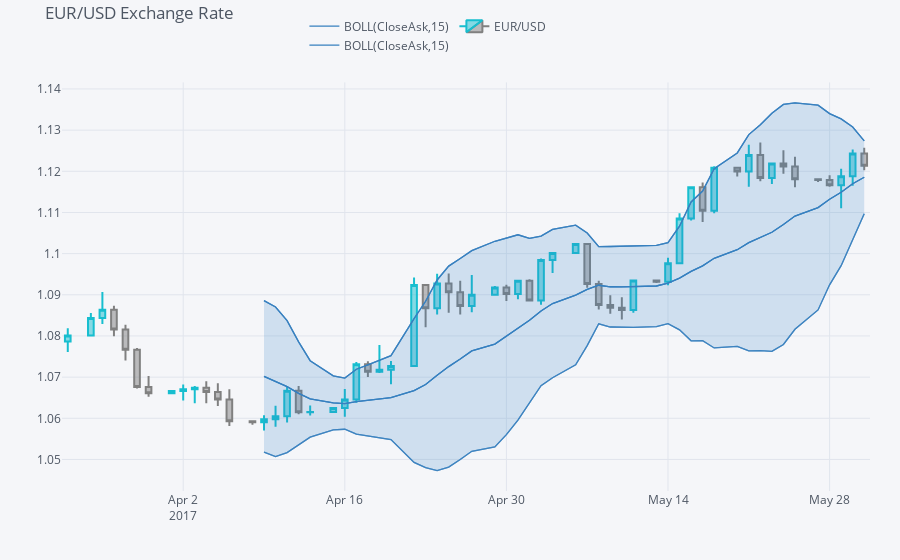

This figure's notebook cell:
### Code cell
qf.add_bollinger_bands(periods = 15, boll_std = 2)
plyo.iplot(qf.iplot(asFigure = True), filename = 'qf_02')
